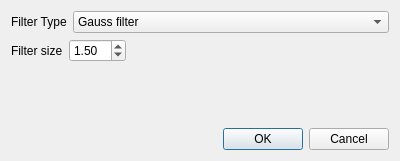
<?xml version="1.0" encoding="UTF-8"?>
<ui version="4.0">
 <class>GeneralFilterDlg</class>
 <widget class="QDialog" name="GeneralFilterDlg">
  <property name="geometry">
   <rect>
    <x>0</x>
    <y>0</y>
    <width>400</width>
    <height>161</height>
   </rect>
  </property>
  <property name="windowTitle">
   <string>General </string>
  </property>
  <layout class="QVBoxLayout" name="verticalLayout_2">
   <item>
    <layout class="QVBoxLayout" name="verticalLayout">
     <item>
      <layout class="QHBoxLayout" name="horizontalLayout">
       <item>
        <widget class="QLabel" name="label">
         <property name="text">
          <string>Filter Type</string>
         </property>
        </widget>
       </item>
       <item>
        <widget class="QComboBox" name="comboFilter">
         <property name="sizePolicy">
          <sizepolicy hsizetype="MinimumExpanding" vsizetype="Fixed">
           <horstretch>0</horstretch>
           <verstretch>0</verstretch>
          </sizepolicy>
         </property>
         <property name="currentIndex">
          <number>1</number>
         </property>
         <item>
          <property name="text">
           <string>Box filter</string>
          </property>
         </item>
         <item>
          <property name="text">
           <string>Gauss filter</string>
          </property>
         </item>
        </widget>
       </item>
      </layout>
     </item>
     <item>
      <layout class="QHBoxLayout" name="horizontalLayout_2">
       <item>
        <widget class="QLabel" name="label_2">
         <property name="text">
          <string>Filter size</string>
         </property>
        </widget>
       </item>
       <item>
        <widget class="QDoubleSpinBox" name="spinBox_FilterSize">
         <property name="minimum">
          <double>0.500000000000000</double>
         </property>
         <property name="maximum">
          <double>15.000000000000000</double>
         </property>
         <property name="value">
          <double>1.500000000000000</double>
         </property>
        </widget>
       </item>
       <item>
        <spacer name="horizontalSpacer">
         <property name="orientation">
          <enum>Qt::Horizontal</enum>
         </property>
         <property name="sizeHint" stdset="0">
          <size>
           <width>40</width>
           <height>20</height>
          </size>
         </property>
        </spacer>
       </item>
      </layout>
     </item>
     <item>
      <spacer name="verticalSpacer">
       <property name="orientation">
        <enum>Qt::Vertical</enum>
       </property>
       <property name="sizeHint" stdset="0">
        <size>
         <width>20</width>
         <height>40</height>
        </size>
       </property>
      </spacer>
     </item>
    </layout>
   </item>
   <item>
    <widget class="QDialogButtonBox" name="buttonBox">
     <property name="orientation">
      <enum>Qt::Horizontal</enum>
     </property>
     <property name="standardButtons">
      <set>QDialogButtonBox::Cancel|QDialogButtonBox::Ok</set>
     </property>
    </widget>
   </item>
  </layout>
 </widget>
 <resources/>
 <connections>
  <connection>
   <sender>buttonBox</sender>
   <signal>accepted()</signal>
   <receiver>GeneralFilterDlg</receiver>
   <slot>accept()</slot>
   <hints>
    <hint type="sourcelabel">
     <x>248</x>
     <y>254</y>
    </hint>
    <hint type="destinationlabel">
     <x>157</x>
     <y>274</y>
    </hint>
   </hints>
  </connection>
  <connection>
   <sender>buttonBox</sender>
   <signal>rejected()</signal>
   <receiver>GeneralFilterDlg</receiver>
   <slot>reject()</slot>
   <hints>
    <hint type="sourcelabel">
     <x>316</x>
     <y>260</y>
    </hint>
    <hint type="destinationlabel">
     <x>286</x>
     <y>274</y>
    </hint>
   </hints>
  </connection>
 </connections>
</ui>
